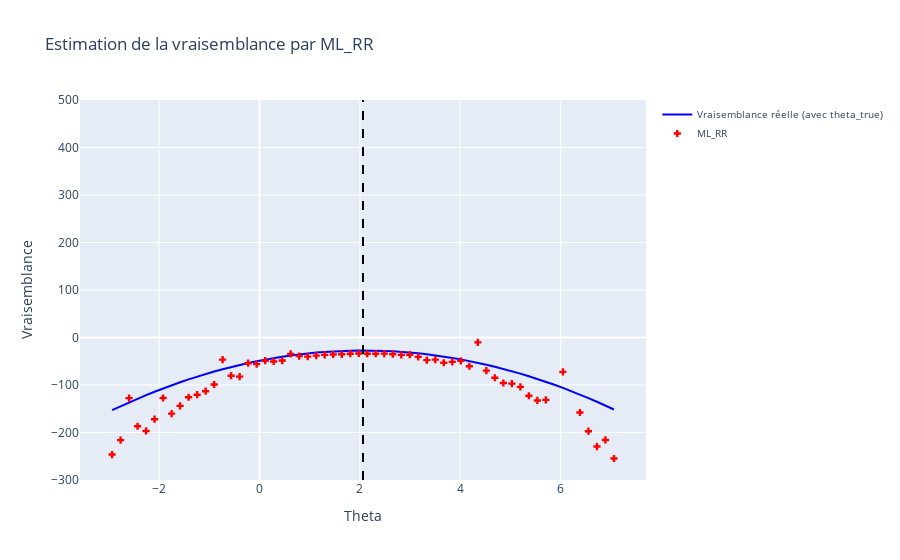

Here is the notebook cell this chart was saved with:
### Markdown cell above
#### <span style="color:red">  **1.1.2 Estimateur ML-RR**  </span>

### Code cell
n_simulations = 15
r = 0.6

Code.plot_likelihood(r, x, noised_A, noised_b, theta_true, n_simulations, "ML_RR")
